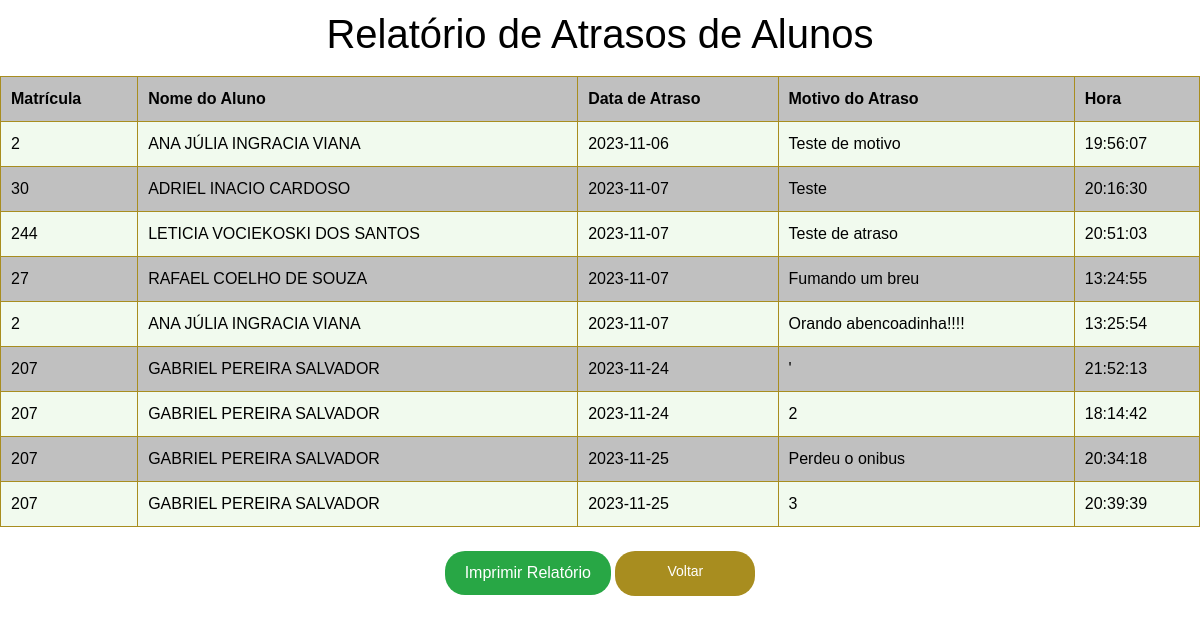
Page /relatorio.php on the earlier database version.
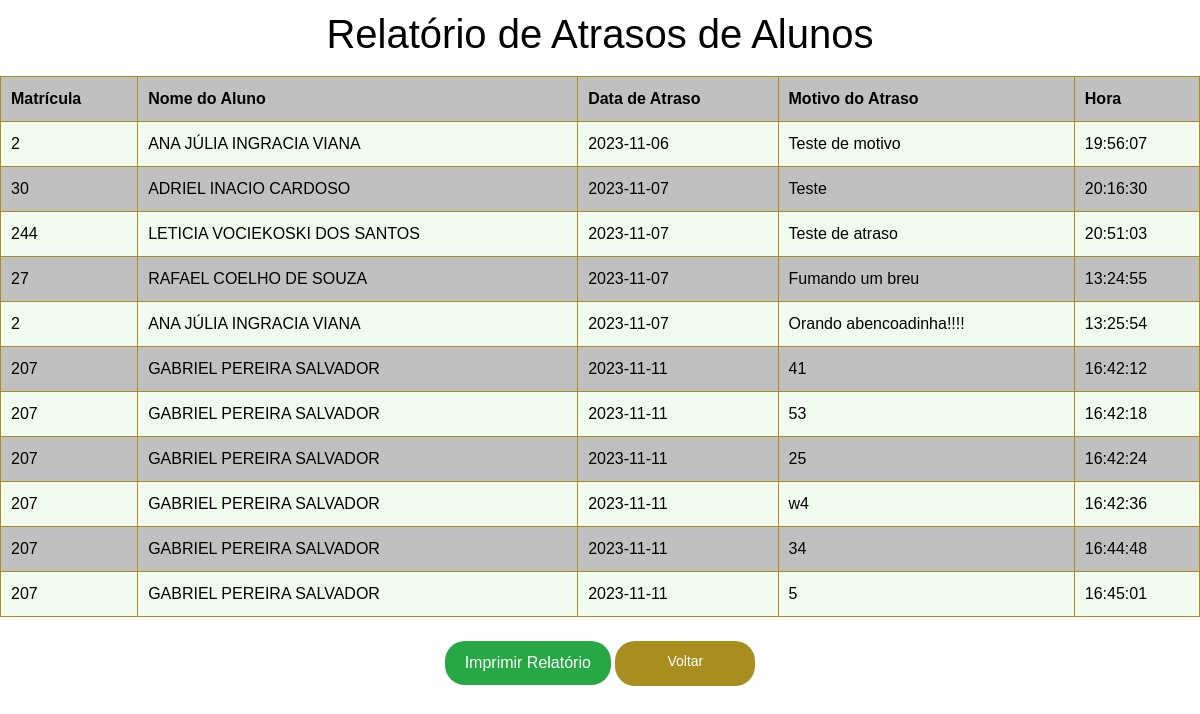
Same page on the later database version.
### tables this page shows
CREATE TABLE `atrasos` (
  `id` int(11) NOT NULL,
  `codaluno` int(11) NOT NULL,
  `data_atraso` date NOT NULL,
  `motivo` text NOT NULL,
  `hora_atraso` time DEFAULT NULL,
  `qtd_atraso` int(3) DEFAULT NULL
);

CREATE TABLE `alunos` (
  `id_aluno` int(11) NOT NULL,
  `matricula` varchar(20) NOT NULL,
  `nomealuno` varchar(200) NOT NULL,
  `cursoaluno` int(100) NOT NULL
);

### relatorio.php (the view, shortened to what this page needs)
<?php
include("conexao.php");
$sql = "SELECT
alunos.matricula,
alunos.nomealuno,
atrasos.codaluno,
atrasos.motivo,
atrasos.data_atraso,
atrasos.hora_atraso
From alunos join atrasos where alunos.id_aluno = atrasos.codaluno";
$result = mysqli_query($conexao, $sql);
?>
<!DOCTYPE html>
<html>
<head>
    <link rel="stylesheet" href="https://stackpath.bootstrapcdn.com/bootstrap/4.4.1/css/bootstrap.min.css"
>
</head>
<body>
    <h1>Relatório de Atrasos de Alunos</h1>
    <table>
        <tr>
            <th>Matrícula</th>
            <th>Nome do Aluno</th>
            <th>Data de Atraso</th>
            <th>Motivo do Atraso</th>
            <th>Hora</th>
        </tr>
        <?php
        if ($result === false) {
    echo "Erro na consulta SQL: " . mysqli_error($conexao);
} else {
        while ($row = mysqli_fetch_assoc($result)) {
            echo "<tr>";
             echo "<td>" .$row["codaluno"] . "</td>";
            echo "<td>" . $row["nomealuno"] . "</td>";
            echo "<td>" . $row["data_atraso"] . "</td>";
            echo "<td>" . $row["motivo"] . "</td>";
            echo "<td>" . $row["hora_atraso"] . "</td>";
            echo "</tr>";
        }
    }
        ?>
    </table>
    <br>
    <div class="center-button">
    <button class="btn-success"  id="imprimirButton" onclick="printPage()">
    <span id="imprimirText">Imprimir Relatório</span>
    </button>
    <a id="esconderlink" href="menu.php" role="button" class="btn botao letra btn-sm center-button">Voltar</a>
    </div>
</body>
</html>

### relatorio.php (style rules this page uses)
body { font-family: Arial, sans-serif; background-color: #FFFFFF; color: #A88D1F; margin: 0; padding: 0; }
h1 { color: #000000; background-color: #FFFFFF; padding: 10px; text-align: center; }
table { border-collapse: collapse; width: 100%; background-color: #FFFFFF; color: #000000; }
table, th, td { border: 1px solid #A88D1F; }
th, td { padding: 10px; text-align: left; }
tr:nth-child(even) { background-color: #f1faee; }
tr:nth-child(odd) { background-color: #C0C0C0; }
button { background-color: #A88D1F; color: #FFFFFF; align-items: center; border: none; border-radius: 20px; padding: 10px 20px; cursor: pointer; }
div.center-button { text-align: center; }
a.botao { background-color: #A88D1F; color: #FFFFFF; align-items: center; border: none; border-radius: 20px; padding: 10px 20px; width: 140px; height: 45px; cursor: pointer; }
a.letra { color: #FFFFFF; }

Differences in the rows shown:
removed atrasos: codaluno "207", codaluno.nomealuno "GABRIEL PEREIRA SALVADOR", data_atraso "2023-11-24", motivo "'", hora_atraso "21:52:13"
removed atrasos: codaluno "207", codaluno.nomealuno "GABRIEL PEREIRA SALVADOR", data_atraso "2023-11-24", motivo "2", hora_atraso "18:14:42"
removed atrasos: codaluno "207", codaluno.nomealuno "GABRIEL PEREIRA SALVADOR", data_atraso "2023-11-25", motivo "Perdeu o onibus", hora_atraso "20:34:18"
removed atrasos: codaluno "207", codaluno.nomealuno "GABRIEL PEREIRA SALVADOR", data_atraso "2023-11-25", motivo "3", hora_atraso "20:39:39"
added atrasos: codaluno "207", codaluno.nomealuno "GABRIEL PEREIRA SALVADOR", data_atraso "2023-11-11", motivo "41", hora_atraso "16:42:12"
added atrasos: codaluno "207", codaluno.nomealuno "GABRIEL PEREIRA SALVADOR", data_atraso "2023-11-11", motivo "53", hora_atraso "16:42:18"
added atrasos: codaluno "207", codaluno.nomealuno "GABRIEL PEREIRA SALVADOR", data_atraso "2023-11-11", motivo "25", hora_atraso "16:42:24"
added atrasos: codaluno "207", codaluno.nomealuno "GABRIEL PEREIRA SALVADOR", data_atraso "2023-11-11", motivo "w4", hora_atraso "16:42:36"
added atrasos: codaluno "207", codaluno.nomealuno "GABRIEL PEREIRA SALVADOR", data_atraso "2023-11-11", motivo "34", hora_atraso "16:44:48"
added atrasos: codaluno "207", codaluno.nomealuno "GABRIEL PEREIRA SALVADOR", data_atraso "2023-11-11", motivo "5", hora_atraso "16:45:01"
